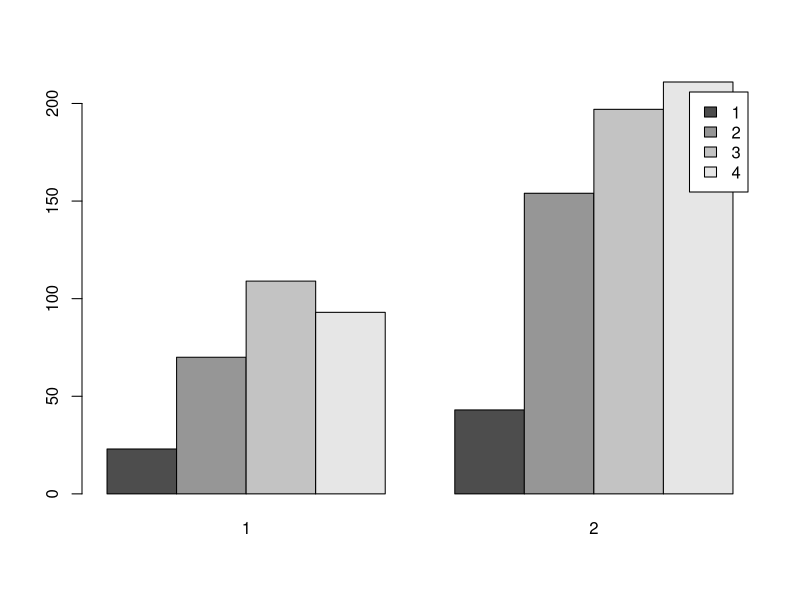
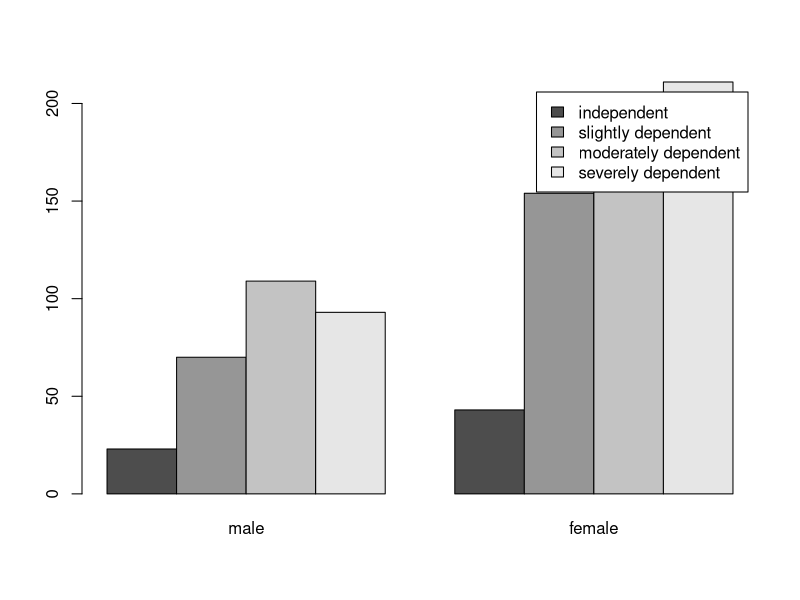
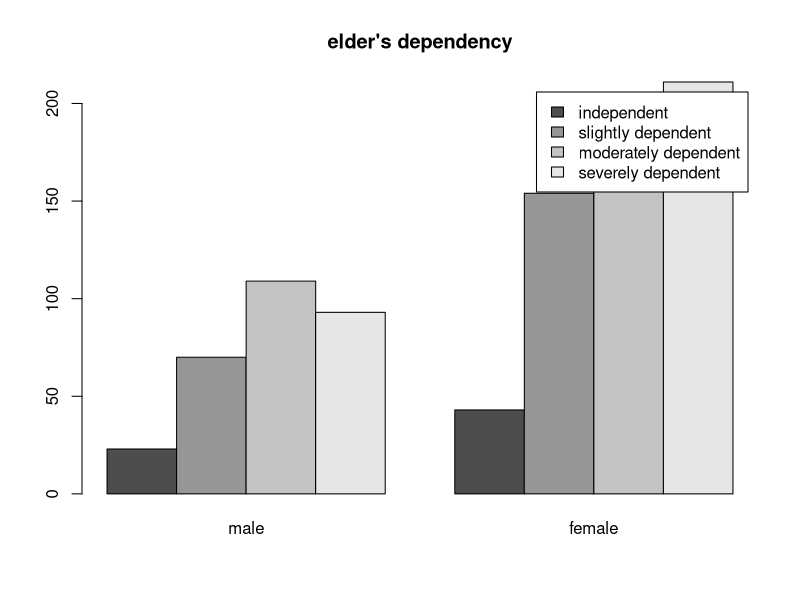

These figures' R source, in order:
## ----echo = FALSE-------------------------------------------------------------
knitr::opts_chunk$set(collapse = TRUE, comment = "#>")

## -----------------------------------------------------------------------------
factor(c("low", "high", "mid", "high", "low"))

## -----------------------------------------------------------------------------
library(sjlabelled)
data(efc)
str(efc$e42dep)

## ----warning=FALSE, fig.height=6, fig.width=7---------------------------------
library(sjlabelled)
data(efc)
barplot(
  table(efc$e42dep, efc$e16sex), 
  beside = TRUE, 
  legend.text = TRUE
)

## ----warning=FALSE, fig.height=6, fig.width=7---------------------------------
barplot(
  table(sjlabelled::as_label(efc$e42dep),
        sjlabelled::as_label(efc$e16sex)), 
  beside = TRUE, 
  legend.text = TRUE
)

## ----warning=FALSE, fig.height=6, fig.width=7---------------------------------
barplot(
  table(sjlabelled::as_label(efc$e42dep),
        sjlabelled::as_label(efc$e16sex)), 
  beside = TRUE, 
  legend.text = TRUE,
  main = get_label(efc$e42dep)
)

## -----------------------------------------------------------------------------
efc.sub <- subset(efc, subset = e16sex == 1, select = c(4:8))
str(efc.sub)

## ---- message=FALSE-----------------------------------------------------------
efc.sub <- copy_labels(efc.sub, efc)
str(efc.sub)
